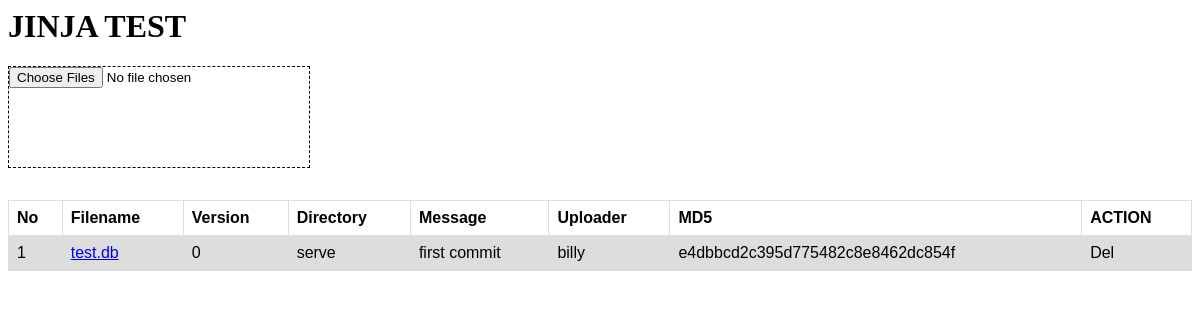
/, run on an earlier commit of the app's database.
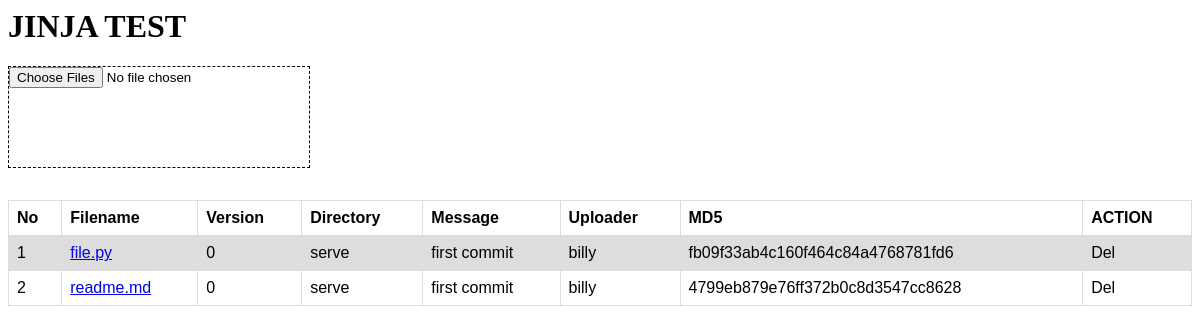
And on a later commit of the database.
### tables this page shows
CREATE TABLE TEST1
            (ID INTEGER PRIMARY KEY NOT NULL, FILENAME TEXT NOT NULL,
            DIRECTORY TEXT NOT NULL,MD5 TEXT NOT NULL UNIQUE,
            VERSION INT NOT NULL,
            MESSAGE TEXT, UPLOADER TEXT NOT NULL);

### main.py (the view)
@app.get("/", response_class=HTMLResponse)
async def main(request: Request):
    print("mantab")
    templates = Jinja2Templates(directory="templates")
    files = []
    with engine.connect() as conn:
        result = conn.execute(
            text(
                """
                SELECT FILENAME,
                DIRECTORY,
                MD5,
                VERSION,
                MESSAGE,
                UPLOADER
                FROM TEST1
                """
            )
        )
        for FILENAME, DIRECTORY, MD5, VERSION, MESSAGE, UPLOADER in result:
            files.append((FILENAME, DIRECTORY, MD5, VERSION, MESSAGE, UPLOADER))
    print(files)
    return templates.TemplateResponse("item.html", {"request": request, "files": files})

### templates/item.html (shortened to what this page needs)
<html>
<head>
    <link href="https://unpkg.com/filepond/dist/filepond.css" rel="stylesheet">
</head>
<body>
    <h1>JINJA TEST</h1>
    <div style="width: 300px; height: auto;min-height: 100px; border: black;border-style: dashed; border-width: 1px;">
        <input id='pondpond' type="file" class="filepond" name="filepond" multiple />
    </div>
    <table style="margin-top: 2em;">
        <tr>
            <th>No</th>
            <th>Filename</th>
            <th>Version</th>
            <th>Directory</th>
            <th>Message</th>
            <th>Uploader</th>
            <th>MD5</th>
            <th>ACTION</th>
        </tr>
        {% for FILENAME, DIRECTORY, MD5, VERSION, MESSAGE, UPLOADER in files %}
        <tr>
            <td>{{ loop.index }}</td>
            <td><a href="{{'/' ~ DIRECTORY ~ '/' ~ MD5}}">{{ FILENAME }}</a></td>
            <td>{{ VERSION }}</td>
            <td>{{ DIRECTORY }}</td>
            <td>{{ MESSAGE }}</td>
            <td>{{ UPLOADER }}</td>
            <td>{{ MD5 }}</td>
            <td><a id="del" onclick="delete_files(this)" md5="{{ MD5 }}">Del</a></td>
        </tr>
        {% endfor %}
    </table>
</body>
</html>

### templates/item.html (style rules this page uses)
table { font-family: arial, sans-serif; border-collapse: collapse; width: 100%; }
td, th { border: 1px solid #dddddd; text-align: left; padding: 8px; }
tr:nth-child(even) { background-color: #dddddd; }

What changed in the data, as far as the page shows it:
changed TEST1: FILENAME "test.db" → "file.py"; MD5 "e4dbbcd2c395d775482c8e8462dc854f" → "fb09f33ab4c160f464c84a4768781fd6"
added TEST1: FILENAME "readme.md", VERSION "0", DIRECTORY "serve", MESSAGE "first commit", UPLOADER "billy", MD5 "4799eb879e76ff372b0c8d3547cc8628"
